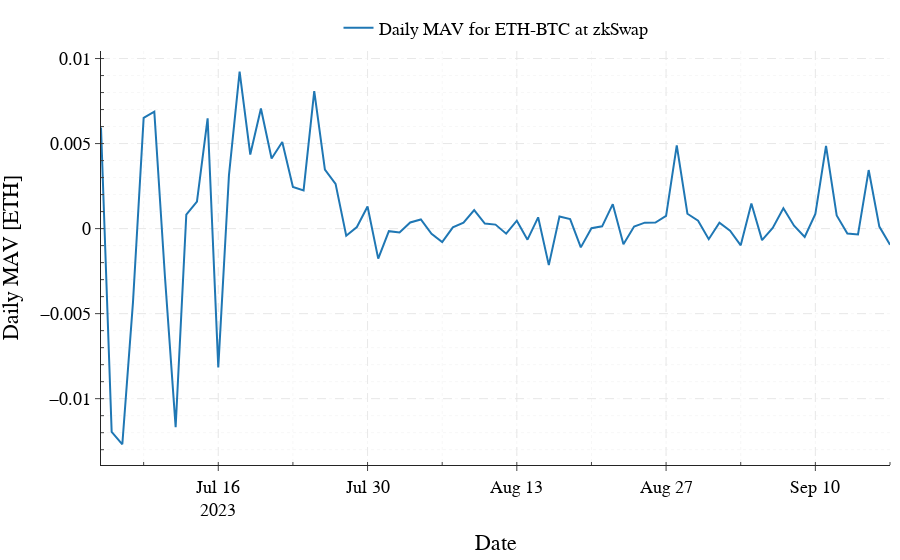

The code cell stored with this chart in its notebook:
### Code cell
fig = go.Figure(layout=layout)

fig.add_trace(go.Scatter(x=df_per_day['timestamp'],
                            y=df_per_day['MAV'].astype(
                                float),
                            mode='lines',
                            name = 'Daily MAV for ETH-BTC at zkSwap'))

fig.update_layout(xaxis_title='Date',
                    yaxis_title='Daily MAV [ETH]', showlegend=True,
                    legend=dict(xanchor='center', x=0.5, y=1.10, orientation='h'),)
#fig.write_image(f"./plots/{contract_name}_{event_name}.pdf")
fig.show()
